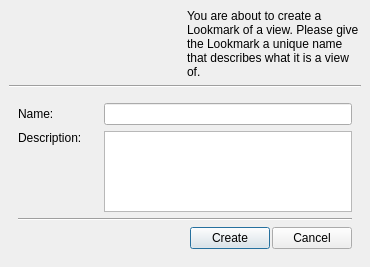
<ui version="4.0" >
 <class>pqLookmarkDefinitionWizard</class>
 <widget class="QDialog" name="pqLookmarkDefinitionWizard" >
  <property name="geometry" >
   <rect>
    <x>0</x>
    <y>0</y>
    <width>370</width>
    <height>267</height>
   </rect>
  </property>
  <property name="sizePolicy" >
   <sizepolicy>
    <hsizetype>5</hsizetype>
    <vsizetype>5</vsizetype>
    <horstretch>0</horstretch>
    <verstretch>0</verstretch>
   </sizepolicy>
  </property>
  <property name="windowTitle" >
   <string>Create Lookmark</string>
  </property>
  <layout class="QVBoxLayout" >
   <property name="margin" >
    <number>9</number>
   </property>
   <property name="spacing" >
    <number>6</number>
   </property>
   <item>
    <widget class="QFrame" name="TitleFrame" >
     <property name="sizePolicy" >
      <sizepolicy>
       <hsizetype>5</hsizetype>
       <vsizetype>0</vsizetype>
       <horstretch>0</horstretch>
       <verstretch>0</verstretch>
      </sizepolicy>
     </property>
     <property name="minimumSize" >
      <size>
       <width>0</width>
       <height>70</height>
      </size>
     </property>
     <property name="maximumSize" >
      <size>
       <width>16777215</width>
       <height>70</height>
      </size>
     </property>
     <property name="frameShape" >
      <enum>QFrame::NoFrame</enum>
     </property>
     <property name="frameShadow" >
      <enum>QFrame::Plain</enum>
     </property>
     <layout class="QHBoxLayout" >
      <property name="margin" >
       <number>0</number>
      </property>
      <property name="spacing" >
       <number>0</number>
      </property>
      <item>
       <widget class="QLabel" name="WizardImage" >
        <property name="minimumSize" >
         <size>
          <width>178</width>
          <height>0</height>
         </size>
        </property>
        <property name="text" >
         <string/>
        </property>
        <property name="pixmap" >
         <pixmap resource="../pqComponents.qrc" >:/pqWidgets/Icons/pqAppIcon64.png</pixmap>
        </property>
        <property name="alignment" >
         <set>Qt::AlignRight|Qt::AlignTrailing|Qt::AlignVCenter</set>
        </property>
        <property name="margin" >
         <number>16</number>
        </property>
       </widget>
      </item>
      <item>
       <widget class="QLabel" name="label" >
        <property name="sizePolicy" >
         <sizepolicy>
          <hsizetype>5</hsizetype>
          <vsizetype>5</vsizetype>
          <horstretch>0</horstretch>
          <verstretch>0</verstretch>
         </sizepolicy>
        </property>
        <property name="text" >
         <string>You are about to create a Lookmark of a view. Please give the Lookmark a unique name that describes what it is a view of.</string>
        </property>
        <property name="wordWrap" >
         <bool>true</bool>
        </property>
       </widget>
      </item>
     </layout>
    </widget>
   </item>
   <item>
    <widget class="QFrame" name="frame_4" >
     <property name="frameShape" >
      <enum>QFrame::HLine</enum>
     </property>
     <property name="frameShadow" >
      <enum>QFrame::Sunken</enum>
     </property>
    </widget>
   </item>
   <item>
    <widget class="QFrame" name="InputFrame" >
     <property name="sizePolicy" >
      <sizepolicy>
       <hsizetype>5</hsizetype>
       <vsizetype>5</vsizetype>
       <horstretch>0</horstretch>
       <verstretch>0</verstretch>
      </sizepolicy>
     </property>
     <property name="frameShape" >
      <enum>QFrame::NoFrame</enum>
     </property>
     <property name="frameShadow" >
      <enum>QFrame::Plain</enum>
     </property>
     <layout class="QVBoxLayout" >
      <property name="margin" >
       <number>9</number>
      </property>
      <property name="spacing" >
       <number>6</number>
      </property>
      <item>
       <layout class="QHBoxLayout" >
        <property name="margin" >
         <number>0</number>
        </property>
        <property name="spacing" >
         <number>6</number>
        </property>
        <item>
         <widget class="QLabel" name="label_2" >
          <property name="sizePolicy" >
           <sizepolicy>
            <hsizetype>0</hsizetype>
            <vsizetype>5</vsizetype>
            <horstretch>0</horstretch>
            <verstretch>0</verstretch>
           </sizepolicy>
          </property>
          <property name="minimumSize" >
           <size>
            <width>80</width>
            <height>0</height>
           </size>
          </property>
          <property name="text" >
           <string>Name:</string>
          </property>
         </widget>
        </item>
        <item>
         <widget class="QLineEdit" name="LookmarkName" >
          <property name="sizePolicy" >
           <sizepolicy>
            <hsizetype>5</hsizetype>
            <vsizetype>0</vsizetype>
            <horstretch>0</horstretch>
            <verstretch>0</verstretch>
           </sizepolicy>
          </property>
          <property name="whatsThis" >
           <string>Enter the custom filter name here.</string>
          </property>
         </widget>
        </item>
       </layout>
      </item>
      <item>
       <layout class="QHBoxLayout" >
        <property name="margin" >
         <number>0</number>
        </property>
        <property name="spacing" >
         <number>6</number>
        </property>
        <item>
         <widget class="QLabel" name="label_3" >
          <property name="sizePolicy" >
           <sizepolicy>
            <hsizetype>0</hsizetype>
            <vsizetype>5</vsizetype>
            <horstretch>0</horstretch>
            <verstretch>0</verstretch>
           </sizepolicy>
          </property>
          <property name="minimumSize" >
           <size>
            <width>80</width>
            <height>0</height>
           </size>
          </property>
          <property name="text" >
           <string>Description: </string>
          </property>
          <property name="alignment" >
           <set>Qt::AlignLeading|Qt::AlignLeft|Qt::AlignTop</set>
          </property>
         </widget>
        </item>
        <item>
         <widget class="QTextEdit" name="LookmarkComments" />
        </item>
       </layout>
      </item>
      <item>
       <widget class="QFrame" name="frame_5" >
        <property name="frameShape" >
         <enum>QFrame::HLine</enum>
        </property>
        <property name="frameShadow" >
         <enum>QFrame::Sunken</enum>
        </property>
       </widget>
      </item>
      <item>
       <layout class="QHBoxLayout" >
        <property name="margin" >
         <number>0</number>
        </property>
        <property name="spacing" >
         <number>2</number>
        </property>
        <item>
         <spacer>
          <property name="orientation" >
           <enum>Qt::Horizontal</enum>
          </property>
          <property name="sizeHint" >
           <size>
            <width>80</width>
            <height>20</height>
           </size>
          </property>
         </spacer>
        </item>
        <item>
         <widget class="QPushButton" name="FinishButton" >
          <property name="text" >
           <string>Create</string>
          </property>
          <property name="autoDefault" >
           <bool>true</bool>
          </property>
         </widget>
        </item>
        <item>
         <widget class="QPushButton" name="CancelButton" >
          <property name="text" >
           <string>Cancel</string>
          </property>
          <property name="autoDefault" >
           <bool>false</bool>
          </property>
         </widget>
        </item>
       </layout>
      </item>
     </layout>
    </widget>
   </item>
  </layout>
 </widget>
 <tabstops>
  <tabstop>FinishButton</tabstop>
  <tabstop>CancelButton</tabstop>
 </tabstops>
 <resources>
  <include location="../pqComponents.qrc" />
 </resources>
 <connections/>
</ui>
